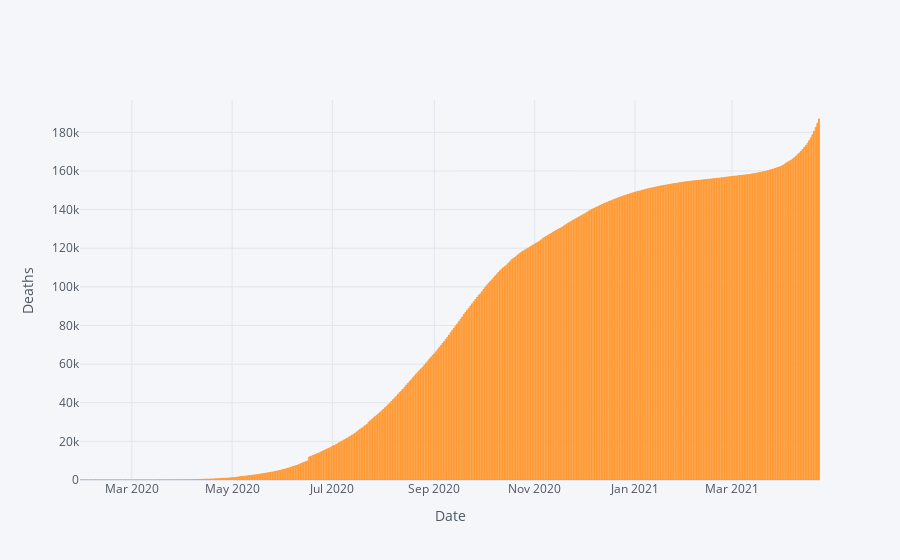

The notebook cell saved with this chart:
### Code cell
deaths.iplot(kind='bar',x='Date',y='Deaths',xTitle='Date',yTitle="Deaths")

### Figure 1 — Plotly figure (JSON) as saved in the notebook; plotly's stock layout.template omitted (floating-point values rounded to 4 significant figures; data arrays with more than 128 entries replaced by an {"elided": "..."} marker saying what was removed)
{"data": [{"marker": {"color": "rgba(255, 153, 51, 0.6)", "line": {"color": "rgba(255, 153, 51, 1.0)", "width": 1}}, "name": "Deaths", "orientation": "v", "text": "", "type": "bar", "x": {"elided": "450 str values"}, "y": {"elided": "450 int values"}}], "layout": {"legend": {"bgcolor": "#F5F6F9", "font": {"color": "#4D5663"}}, "paper_bgcolor": "#F5F6F9", "plot_bgcolor": "#F5F6F9", "title": {"font": {"color": "#4D5663"}}, "xaxis": {"gridcolor": "#E1E5ED", "showgrid": true, "tickfont": {"color": "#4D5663"}, "title": {"font": {"color": "#4D5663"}, "text": "Date"}, "zerolinecolor": "#E1E5ED"}, "yaxis": {"gridcolor": "#E1E5ED", "showgrid": true, "tickfont": {"color": "#4D5663"}, "title": {"font": {"color": "#4D5663"}, "text": "Deaths"}, "zerolinecolor": "#E1E5ED"}}}
